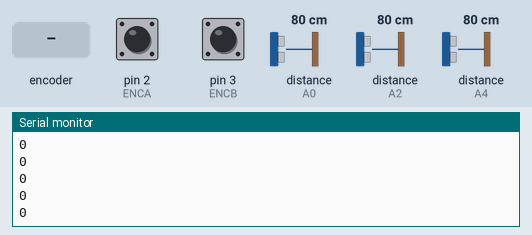
A sketch run on a simulated Arduino Uno, built with avr-gcc and run on an emulated ATmega328P. Shown: the last lines printed to the serial monitor. Wiring (inferred from the names in the program): 3 × ultrasonic range finder: trigger A1, echo A0 / trigger A3, echo A2 / trigger A5, echo A4. Inputs (shaded band) come from the test bench; at power-on: pin 2 (ENCA) HIGH, pin 3 (ENCB) HIGH, distance to the obstacle (sensors on A0, A2, A4) 80 cm. The echo pulse lasts 58.3 µs per cm.

Above: at 1.2 s.
1.3 s: rotary encoder on pin 2 (ENCA) / pin 3 (ENCB) turned 1 step (first pin leading)
At 2.3 s:
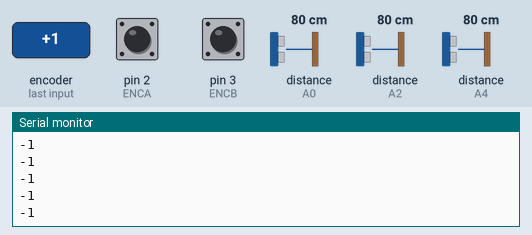
3.0 s: rotary encoder on pin 2 (ENCA) / pin 3 (ENCB) turned 1 step (first pin leading)
At 3.8 s:
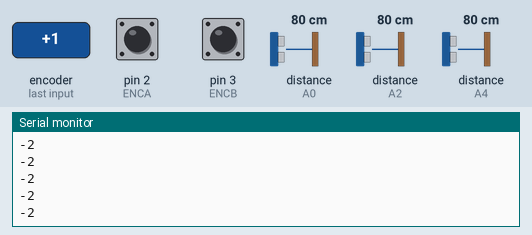
Timing chart, 0 to 6.0 s (numbered marks = the images above; inputs shaded):
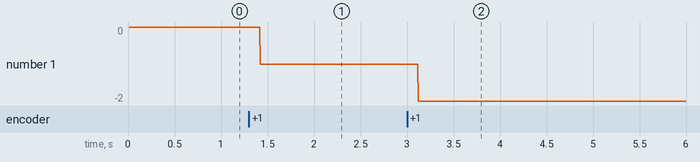

Measured:
- after the input at 1.3 s, the serial monitor: prints a new line after 0.12 s (image 1)
- after the input at 3.0 s, the serial monitor: prints a new line after 0.12 s (image 2)
- plotted number 1: 0 → -1 after the input at 1.3 s, -1 → -2 after the input at 3.0 s

The sketch:

ARD.ino
```cpp
#include <util/atomic.h> // For the ATOMIC_BLOCK macro

#define ENCA 2
#define ENCB 3
int posi = 0 ;

//RIGHT WHEEL
int Motor1Input1 = 9;
int Motor1Input2 = 8;
//LEFT WHEEL
int Motor2Input1 = 7;
int Motor2Input2 = 6;

int ENCMotor1A = 10;
int ENCMotor1B = 11;

int ENCMotor2A = 12;
int ENCMotor2B = 13;

//FORWARD SENSOR
int EchoPin1 = A0;
int TrigPin1 = A1;
//RIGHT SENSOR
int EchoPin2 = A2;
int TrigPin2 = A3;
//LEFT SENSOR
int EchoPin3 = A4;
int TrigPin3 = A5;

//FORWARD
int Sonic1Reading;
//RIGHT
int Sonic2Reading;
//LEFT
int Sonic3Reading;


void setup() {
  pinMode(EchoPin1, INPUT);
  pinMode(EchoPin2, INPUT);
  pinMode(EchoPin3,INPUT);

  pinMode(TrigPin1, OUTPUT);
  pinMode(TrigPin2, OUTPUT);
  pinMode(TrigPin3, OUTPUT);

  pinMode(ENCMotor1A, INPUT);
  pinMode(ENCMotor1B, INPUT);

  pinMode(ENCMotor2A, INPUT);
  pinMode(ENCMotor2B, INPUT);
  Serial.begin(9600);
  Serial.begin(9600);
  pinMode(ENCA,INPUT);
  pinMode(ENCB,INPUT);
  attachInterrupt(digitalPinToInterrupt(ENCA),readEncoder,RISING);


}

void UltraSonicReading(){
  long duration1;
  long duration2;
  long duration3;

  digitalWrite(TrigPin1, LOW);
  delayMicroseconds(2);
  digitalWrite(TrigPin1, HIGH);
  delayMicroseconds(10);
  digitalWrite(TrigPin1, LOW);
  duration1 = pulseIn(EchoPin1, HIGH);
  Sonic1Reading = duration1 * 0.034 / 2;

  digitalWrite(TrigPin2, LOW);
  delayMicroseconds(2);
  digitalWrite(TrigPin2, HIGH);
  delayMicroseconds(10);
  digitalWrite(TrigPin2, LOW);
  duration2 = pulseIn(EchoPin2, HIGH);
  Sonic2Reading = duration2 * 0.034 / 2;

  digitalWrite(TrigPin3, LOW);
  delayMicroseconds(2);
  digitalWrite(TrigPin3, HIGH);
  delayMicroseconds(10);
  digitalWrite(TrigPin3, LOW);
  duration3 = pulseIn(EchoPin3, HIGH);
  Sonic3Reading = duration3 * 0.034 / 2;


}

void MoveForward(){

  digitalWrite(Motor1Input1, HIGH);
  digitalWrite(Motor1Input2, LOW);


  digitalWrite(Motor2Input1, LOW);
  digitalWrite(Motor2Input2, HIGH);
}

void MoveRight(){

  digitalWrite(Motor2Input1, LOW);
  digitalWrite(Motor2Input2, LOW);
   while(posi <8){
      Serial.println(posi);
    digitalWrite(Motor1Input1, HIGH);
    digitalWrite(Motor1Input2, LOW);
  }

    digitalWrite(Motor1Input1, LOW);
    digitalWrite(Motor1Input2, LOW);
    delay(1000);
}

void MoveLeft(){
  digitalWrite(Motor1Input1, LOW);
  digitalWrite(Motor1Input2, LOW);
 // delay(500);


    digitalWrite(Motor2Input1, LOW);
    digitalWrite(Motor2Input2, HIGH);
    //delay(500);
}

void loop() {
  UltraSonicReading();
  //delay(500);
  //Serial.println(Sonic1Reading);
  if(Sonic2Reading > 7){

    MoveRight();
   // delay(1000);
  }
  else{
    if(Sonic3Reading > 7){
      MoveLeft();
      //delay(2000);
    }
    else if(Sonic1Reading > 7){
      MoveForward();
      //delay(2000);
    }
    else if(Sonic1Reading < 7){
      digitalWrite(Motor1Input1, LOW);
      digitalWrite(Motor1Input2, LOW);
      digitalWrite(Motor2Input1, LOW);
      digitalWrite(Motor2Input2, LOW);
    }


  }


}
void readEncoder(){
  int b = digitalRead(ENCB);

  if(b > 0){
    posi++;
  }
  else{
    posi--;
  }
}
```
